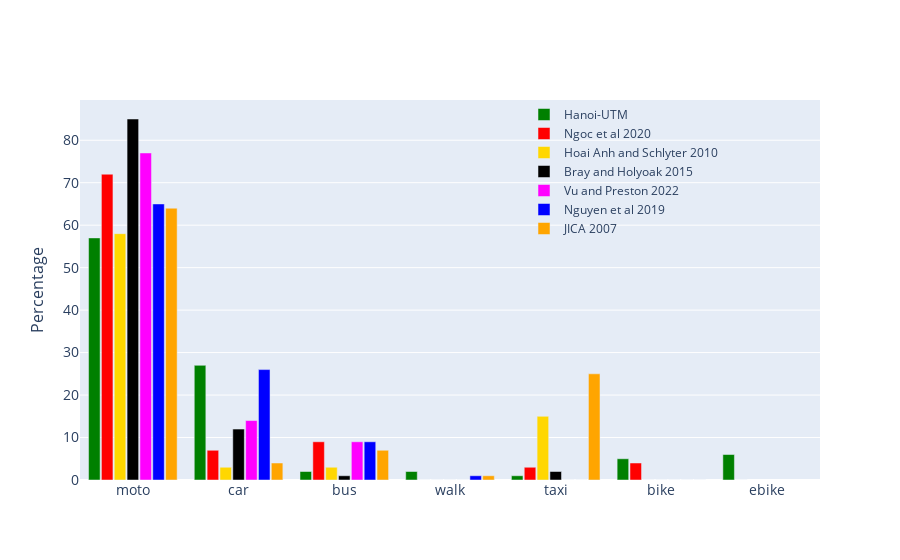

The notebook cell this image was saved under:
### Code cell
mode = ['moto','car', 'bus', 'walk','taxi', 'bike', 'ebike']

fig = go.Figure()
fig.add_trace(go.Bar(x=mode,
                y=[57,27,2,2,1,5,6],
                name='Hanoi-UTM',
                marker_color='green'
                ))
fig.add_trace(go.Bar(x=mode,
                y=[72,7,9,0,3,4,0],
                name='Ngoc et al 2020',
                marker_color='red'
                ))
fig.add_trace(go.Bar(x=mode,
                y=[58,3,3,0,15,0],
                name='Hoai Anh and Schlyter 2010',
                marker_color='gold'
                ))
fig.add_trace(go.Bar(x=mode,
                y=[85,12,1,0,2,0],
                name='Bray and Holyoak 2015',
                marker_color='black'
                ))

fig.add_trace(go.Bar(x=mode,
                y=[77,14,9,0,0,0],
                name='Vu and Preston 2022',
                marker_color='magenta'
                ))

fig.add_trace(go.Bar(x=mode,
                y=[65,26,9,1,0,0],
                name='Nguyen et al 2019',
                marker_color='blue'
                ))

fig.add_trace(go.Bar(x=mode,
                y=[64,4,7,1,25,0],
                name='JICA 2007',
                marker_color='orange'
                ))

fig.update_layout(
    #title='Modal share statistic in 3 different studies',
    xaxis_tickfont_size=14,
    yaxis=dict(
        title='Percentage',
        titlefont_size=16,
        tickfont_size=14,
    ),
    legend=dict(
        x=0.6,
        y=1.0,
        bgcolor='rgba(255, 255, 255, 0)',
        bordercolor='rgba(255, 255, 255, 0)'
    ),
    barmode='group',
    bargap=0.15, # gap between bars of adjacent location coordinates.
    bargroupgap=0.1 # gap between bars of the same location coordinate.
)
fig.show()
fig.write_image('../Figures/modeshare.pdf')

### Figure 1 — Plotly figure (JSON) as saved in the notebook; plotly's stock layout.template omitted (floating-point values rounded to 4 significant figures)
{"data": [{"marker": {"color": "green"}, "name": "Hanoi-UTM", "type": "bar", "x": ["moto", "car", "bus", "walk", "taxi", "bike", "ebike"], "y": [57, 27, 2, 2, 1, 5, 6]}, {"marker": {"color": "red"}, "name": "Ngoc et al 2020", "type": "bar", "x": ["moto", "car", "bus", "walk", "taxi", "bike", "ebike"], "y": [72, 7, 9, 0, 3, 4, 0]}, {"marker": {"color": "gold"}, "name": "Hoai Anh and Schlyter 2010", "type": "bar", "x": ["moto", "car", "bus", "walk", "taxi", "bike", "ebike"], "y": [58, 3, 3, 0, 15, 0]}, {"marker": {"color": "black"}, "name": "Bray and Holyoak 2015", "type": "bar", "x": ["moto", "car", "bus", "walk", "taxi", "bike", "ebike"], "y": [85, 12, 1, 0, 2, 0]}, {"marker": {"color": "magenta"}, "name": "Vu and Preston 2022", "type": "bar", "x": ["moto", "car", "bus", "walk", "taxi", "bike", "ebike"], "y": [77, 14, 9, 0, 0, 0]}, {"marker": {"color": "blue"}, "name": "Nguyen et al 2019", "type": "bar", "x": ["moto", "car", "bus", "walk", "taxi", "bike", "ebike"], "y": [65, 26, 9, 1, 0, 0]}, {"marker": {"color": "orange"}, "name": "JICA 2007", "type": "bar", "x": ["moto", "car", "bus", "walk", "taxi", "bike", "ebike"], "y": [64, 4, 7, 1, 25, 0]}], "layout": {"bargap": 0.15, "bargroupgap": 0.1, "barmode": "group", "legend": {"bgcolor": "rgba(255, 255, 255, 0)", "bordercolor": "rgba(255, 255, 255, 0)", "x": 0.6, "y": 1}, "xaxis": {"tickfont": {"size": 14}}, "yaxis": {"tickfont": {"size": 14}, "title": {"font": {"size": 16}, "text": "Percentage"}}}}
